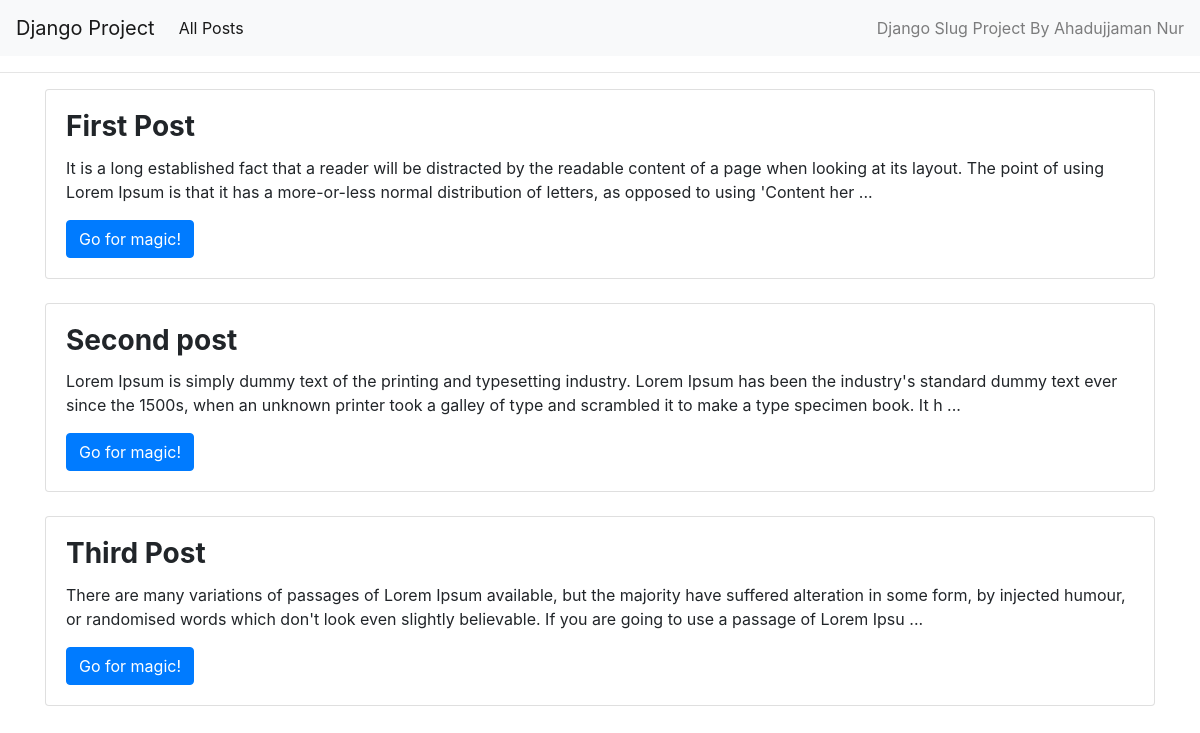
The page / on the database its author committed.
### blog/models.py (models this page shows, shortened)
class Post(models.Model):
    title = models.CharField(max_length=150)
    slug = models.SlugField(max_length=150, null=True, blank=True)
    text = models.TextField()
    def body_preview(self):
        return self.text[:250]

### blog/views.py (the view)
# urls.py: path('', views.index, name='index'),
def index(request):
    posts = Post.objects.all()
    context = {
        'posts': posts
    }
    return render(request, 'blog/index.html', context)

### templates/blog/index.html
{% extends "base.html" %}
{% block content %}
    {% for post in posts %}
        <div class="card">
            <div class="card-body">
            <h3 class="card-title"><b>{{ post.title }}</b></h3>
            <p class="card-text">{{ post.body_preview }} ...</p>
            <a href="{% url 'post_detail' post.slug %}" class="btn btn-primary">Go for magic!</a>
            </div>
        </div>
        <br>
    {% endfor %}
{% endblock %}

### templates/base.html (shortened to what this page needs)
<!DOCTYPE html>
<html lang="en">
<head>
    <link rel="stylesheet" href="https://stackpath.bootstrapcdn.com/bootstrap/4.3.1/css/bootstrap.min.css">
</head>
<body>
    <nav class="navbar navbar-expand-lg navbar-light bg-light">
    <a class="navbar-brand" href="{% url 'index' %}">Django Project</a>
    <div class="collapse navbar-collapse" id="navbarText">
        <ul class="navbar-nav mr-auto">
        <li class="nav-item active">
            <a class="nav-link" href="{% url 'index' %}">All Posts <span class="sr-only">(current)</span></a>
        </li>
        </ul>
        <span class="navbar-text">
        Django Slug Project By Ahadujjaman Nur
        </span>
    </div>
    </nav>
    <hr>
    <div class="container">
        {% block content %}
        {% endblock %}
    </div>
</body>
</html>

### rows shown on the page
Post: title "First Post", body_preview "It is a long established fact that a reader will be distracted by the readable content of a page when looking at its layout. The point of using Lorem Ipsum is that it has a more-or-less normal distribution of letters, as opposed to using 'Content her"
Post: title "Second post", body_preview "Lorem Ipsum is simply dummy text of the printing and typesetting industry. Lorem Ipsum has been the industry's standard dummy text ever since the 1500s, when an unknown printer took a galley of type and scrambled it to make a type specimen book. It h"
Post: title "Third Post", body_preview "There are many variations of passages of Lorem Ipsum available, but the majority have suffered alteration in some form, by injected humour, or randomised words which don't look even slightly believable. If you are going to use a passage of Lorem Ipsu"
